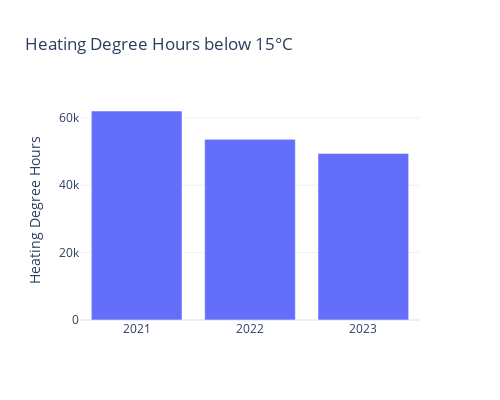

The code cell stored with this chart in its notebook:
### Markdown cell above
# Adjust for weather

### Code cell
weather_hourly = pd.read_csv("../data/interim/temperature_features.csv", index_col="Unnamed: 0").iloc[:, -2:]
weather_hourly.index = pd.to_datetime(weather_hourly.index)
weather_hourly = weather_hourly.loc[(weather_hourly.index>"01.01.2021") & (weather_hourly.index<"31.12.2023")]
hdd_annual = weather_hourly.resample("Y").sum()
hdd_annual.index = hdd_annual.index.year
fig = px.bar(hdd_annual["hdh_t_mean<15"], 
       barmode="group",
       template="plotly_white",
       title="Heating Degree Hours below 15°C",
       width=500,
       height=400)
fig.update_layout(
    showlegend=False,
    yaxis_title="Heating Degree Hours",
    xaxis_title=""
)
fig.show()
fig.write_image("../reports/heating_degree_hours.png")

### Figure 1 — Plotly figure (JSON) as saved in the notebook; plotly's stock layout.template omitted (floating-point values rounded to 4 significant figures)
{"data": [{"alignmentgroup": "True", "hovertemplate": "variable=hdh_t_mean<15<br>index=%{x}<br>value=%{y}<extra></extra>", "legendgroup": "hdh_t_mean<15", "marker": {"color": "#636efa", "pattern": {"shape": ""}}, "name": "hdh_t_mean<15", "offsetgroup": "hdh_t_mean<15", "orientation": "v", "showlegend": true, "textposition": "auto", "type": "bar", "x": [2021, 2022, 2023], "xaxis": "x", "y": [62030.0, 53620.0, 49460.0], "yaxis": "y"}], "layout": {"barmode": "group", "height": 400, "legend": {"title": {"text": "variable"}, "tracegroupgap": 0}, "showlegend": false, "title": {"text": "Heating Degree Hours below 15°C"}, "width": 500, "xaxis": {"anchor": "y", "domain": [0, 1], "title": {"text": ""}}, "yaxis": {"anchor": "x", "domain": [0, 1], "title": {"text": "Heating Degree Hours"}}}}
